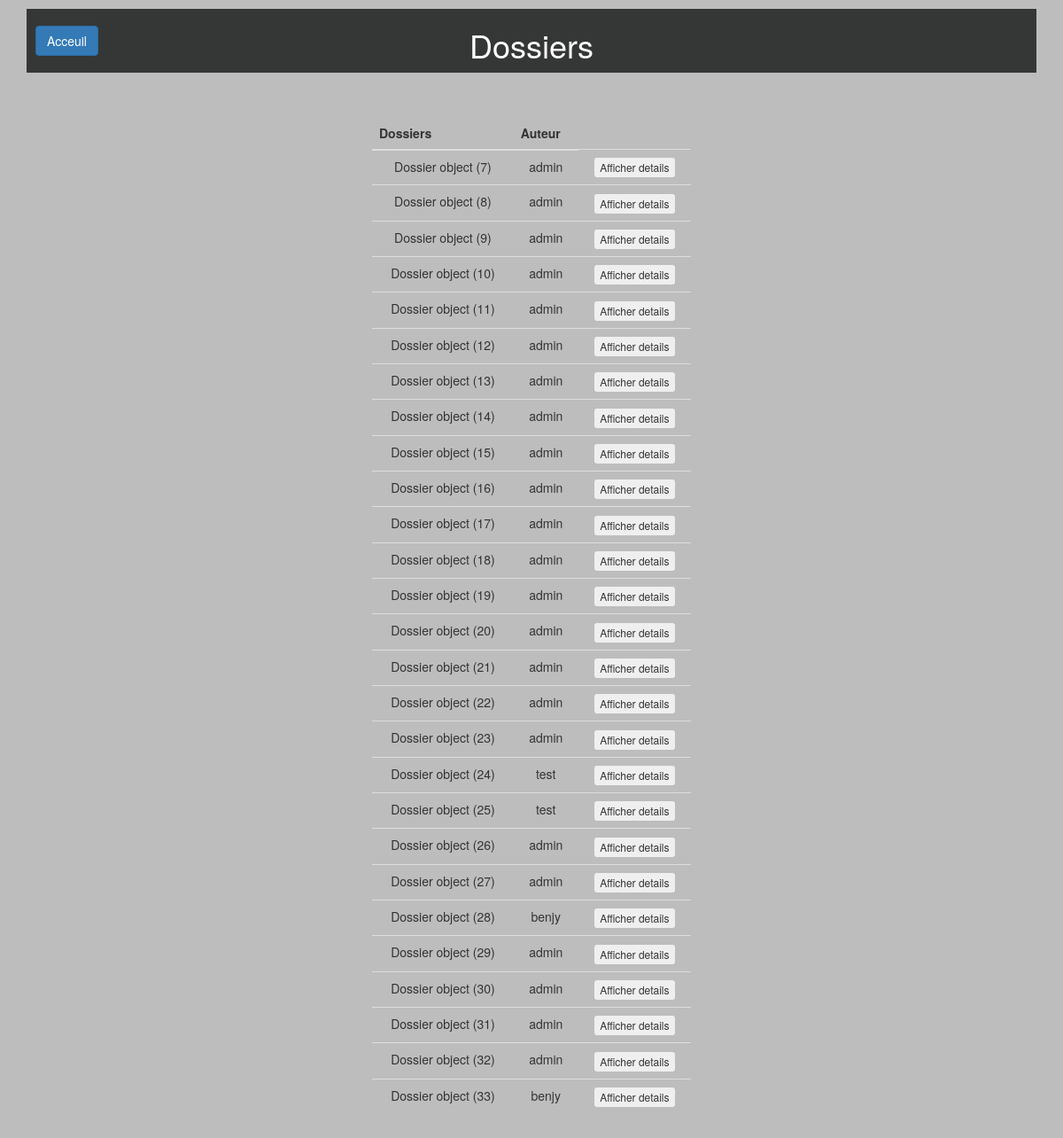
Screenshot of /consultertouslesdossiers/ (signed in) with the database file from the repository.
### calculdej/models.py (models this page shows, shortened)
class Dossier(models.Model):
    titre = models.CharField(max_length=30,default="")
    auteur = models.ForeignKey(settings.AUTH_USER_MODEL, on_delete=models.CASCADE)
    dernier = models.BooleanField(default=True)

### consultertouslesdossiers/views.py (the view)
# urls.py: url('consultertouslesdossiers/', include('consultertouslesdossiers.urls')),
@login_required
@user_passes_test(check_user)
def consultertouslesdossiers(request):
    dossiers = Dossier.objects.all()
    return render(request, 'consultertouslesdossiers/consultertouslesdossiers.html', locals())

### consultertouslesdossiers/views.py (called while the page is built)
def check_user(user):
    if user.is_authenticated:
        username = user.get_username()
    return username=='admin'

### consultertouslesdossiers/templates/consultertouslesdossiers/consultertouslesdossiers.html (shortened to what this page needs)
{% extends "base.html" %}
{% block header %}<h1>Dossiers</h1>{% endblock %}
{% block content %}
<table class="table">
  <thead>
       <tr>
           <th>Dossiers</th>
           <th>Auteur</th>
       </tr>
   </thead>
   <tbody>
       {% for d in dossiers %}
       <tr>
           <td>{{ d }}</td>
           <td>{{ d.auteur }}</td>
           <td>
             <form method="post">
                 <button class="btn btn-xs" type="submit" name="btnaffdetails" value="{{d.id}}">Afficher details</button>
             </form>
          </td>
       </tr>
      {%endfor%}
    </tbody>
</table>
{% endblock %}

### static/css/style.css (style rules this page uses)
body { background-color: #BDBDBD; margin-left: auto; margin-right: auto; }

### rows the page displays
Dossier: id "Dossier object (7)", auteur "admin"
Dossier: id "Dossier object (8)", auteur "admin"
Dossier: id "Dossier object (9)", auteur "admin"
Dossier: id "Dossier object (10)", auteur "admin"
Dossier: id "Dossier object (11)", auteur "admin"
Dossier: id "Dossier object (12)", auteur "admin"
Dossier: id "Dossier object (13)", auteur "admin"
Dossier: id "Dossier object (14)", auteur "admin"
Dossier: id "Dossier object (15)", auteur "admin"
Dossier: id "Dossier object (16)", auteur "admin"
Dossier: id "Dossier object (17)", auteur "admin"
Dossier: id "Dossier object (18)", auteur "admin"
Dossier: id "Dossier object (19)", auteur "admin"
Dossier: id "Dossier object (20)", auteur "admin"
Dossier: id "Dossier object (21)", auteur "admin"
Dossier: id "Dossier object (22)", auteur "admin"
Dossier: id "Dossier object (23)", auteur "admin"
Dossier: id "Dossier object (24)", auteur "test"
Dossier: id "Dossier object (25)", auteur "test"
Dossier: id "Dossier object (26)", auteur "admin"
Dossier: id "Dossier object (27)", auteur "admin"
Dossier: id "Dossier object (28)", auteur "benjy"
Dossier: id "Dossier object (29)", auteur "admin"
Dossier: id "Dossier object (30)", auteur "admin"
Dossier: id "Dossier object (31)", auteur "admin"
Dossier: id "Dossier object (32)", auteur "admin"
Dossier: id "Dossier object (33)", auteur "benjy"
